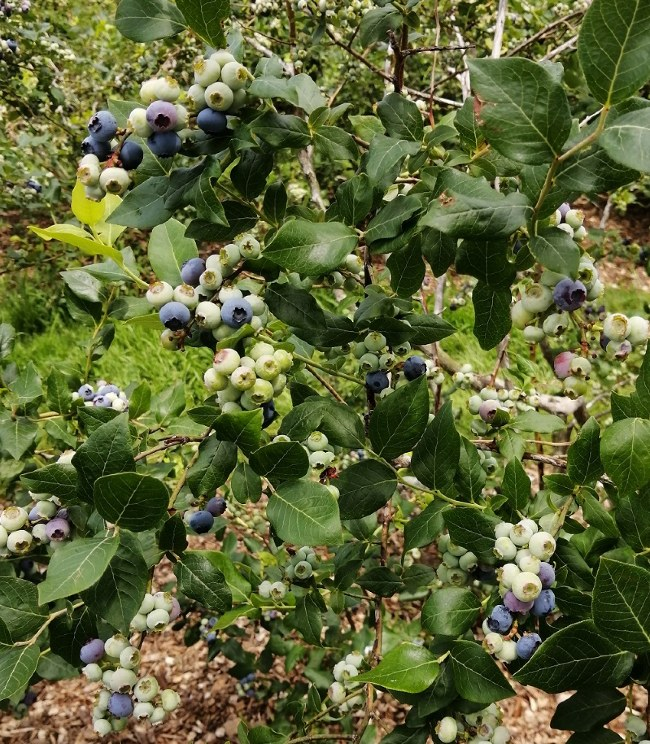
#> input picture Computer Vision Lab/Images/Blueberries.jpg, 650 x 744 px, found by its file name
$ python Lab6_3.py
#> lines starting #> are read from the running program, lines starting #| are printed output that depends on the picture
import numpy as np
import cv2

img = cv2.imread("C:\\Users\\aakar\\Documents\\CVLab\\Images\\Blueberries.jpg")
#> img is the input picture: shape (744, 650, 3); mean B, G, R 55.9, 101.2, 93.5

rows, cols = img.shape[:2]
#> rows = 744; cols = 650
M = np.float32([[1, 0, 100], [0, 1, 100]])
translated_img = cv2.warpAffine(img, M, (cols, rows))
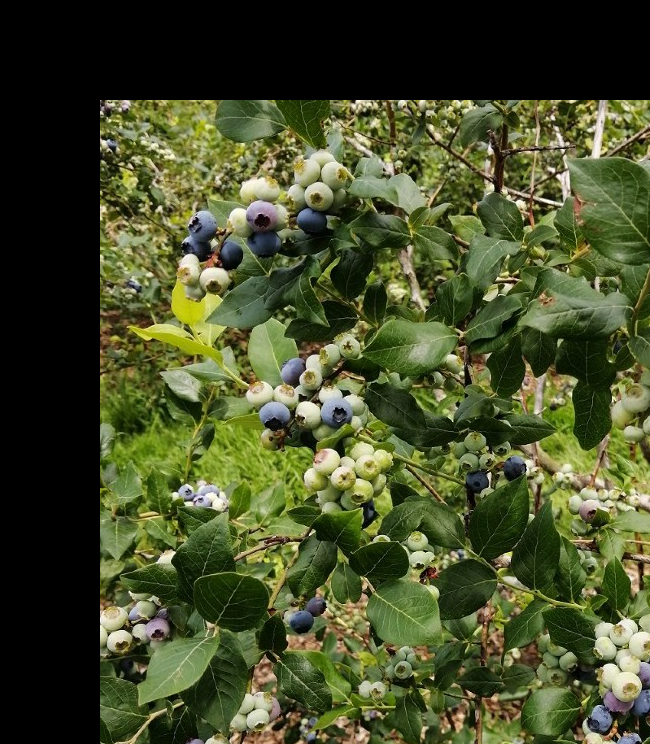
#> translated_img: shape (744, 650, 3); mean B, G, R 41.5, 76.2, 68.9

cv2.imshow("Image", translated_img)
cv2.waitKey(0)
#cv2.imwrite("C:\\Users\\aakar\\Documents\\CVLab\\Images\\TranslatedBlueberries.jpg", translated_img)
cv2.destroyAllWindows()

$ run again, with Computer Vision Lab/Images/Eagle.jpg copied over Computer Vision Lab/Images/Blueberries.jpg
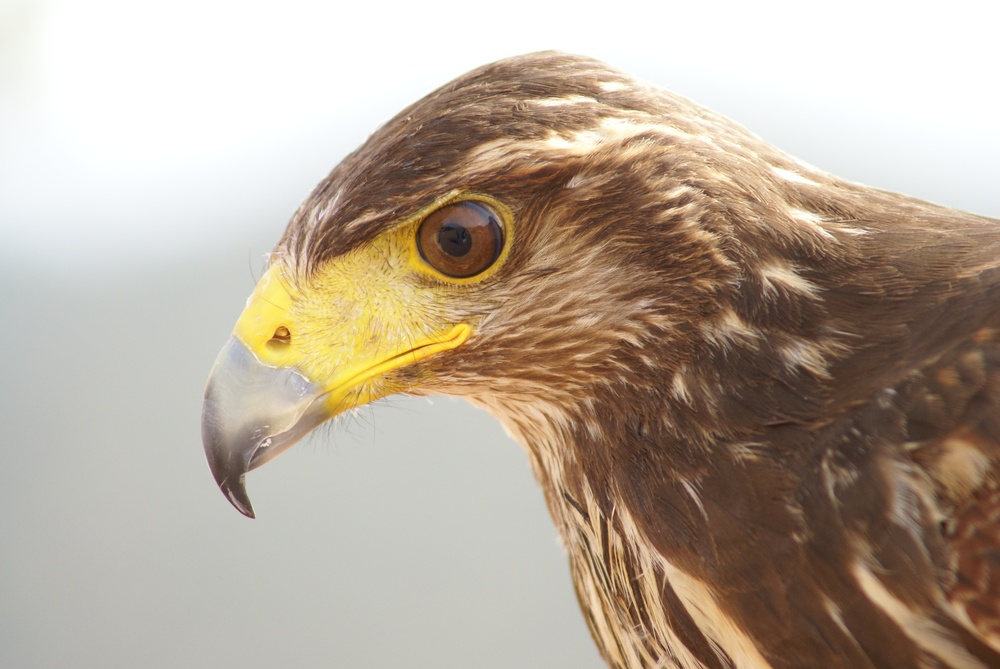
#> input picture Computer Vision Lab/Images/Eagle.jpg, 1000 x 669 px, shrunk from 3872 x 2592 before the run, found by its file name
#> img is the input picture: shape (669, 1000, 3); mean B, G, R 153.5, 168.9, 183.1
#> `translated_img = cv2.warpAffine(img, M, (cols, rows))`:
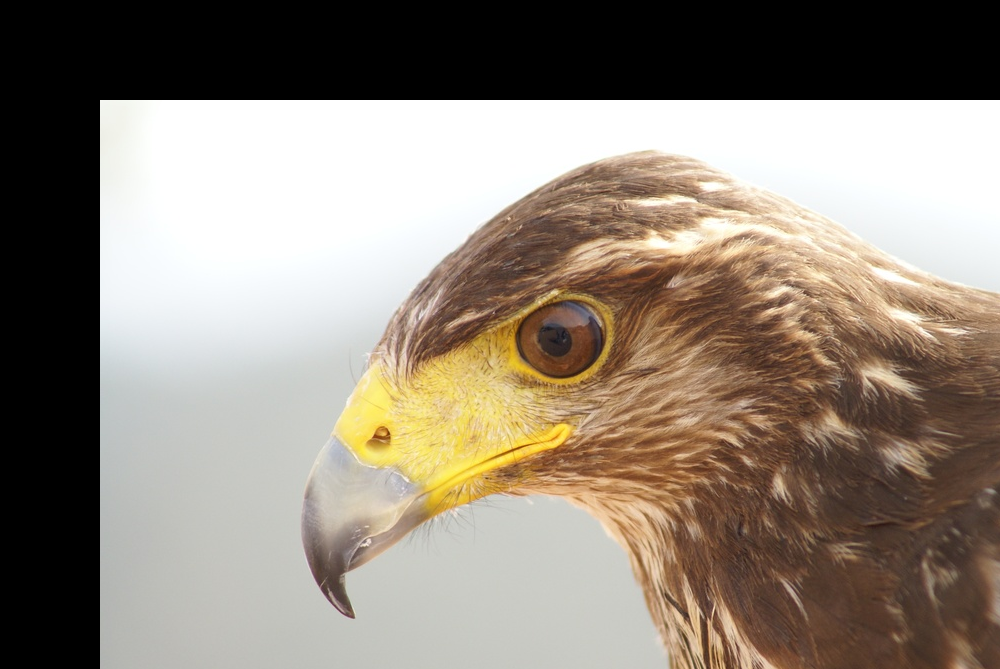
#> translated_img: shape (669, 1000, 3); mean B, G, R 121.3, 133.5, 144.1

$ run again, with Computer Vision Lab/Images/Flower.jpg copied over Computer Vision Lab/Images/Blueberries.jpg
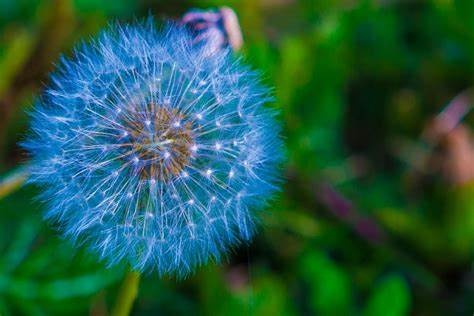
#> input picture Computer Vision Lab/Images/Flower.jpg, 474 x 316 px, found by its file name
#> img is the input picture: shape (316, 474, 3); mean B, G, R 71.5, 90, 35.6
#> `translated_img = cv2.warpAffine(img, M, (cols, rows))`:
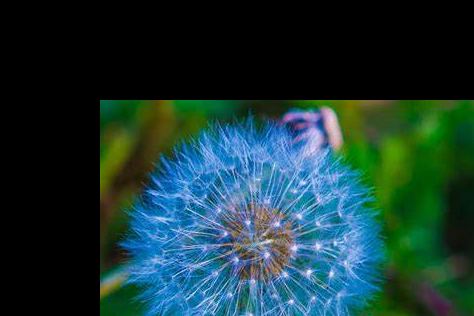
#> translated_img: shape (316, 474, 3); mean B, G, R 54.9, 56, 25.5
